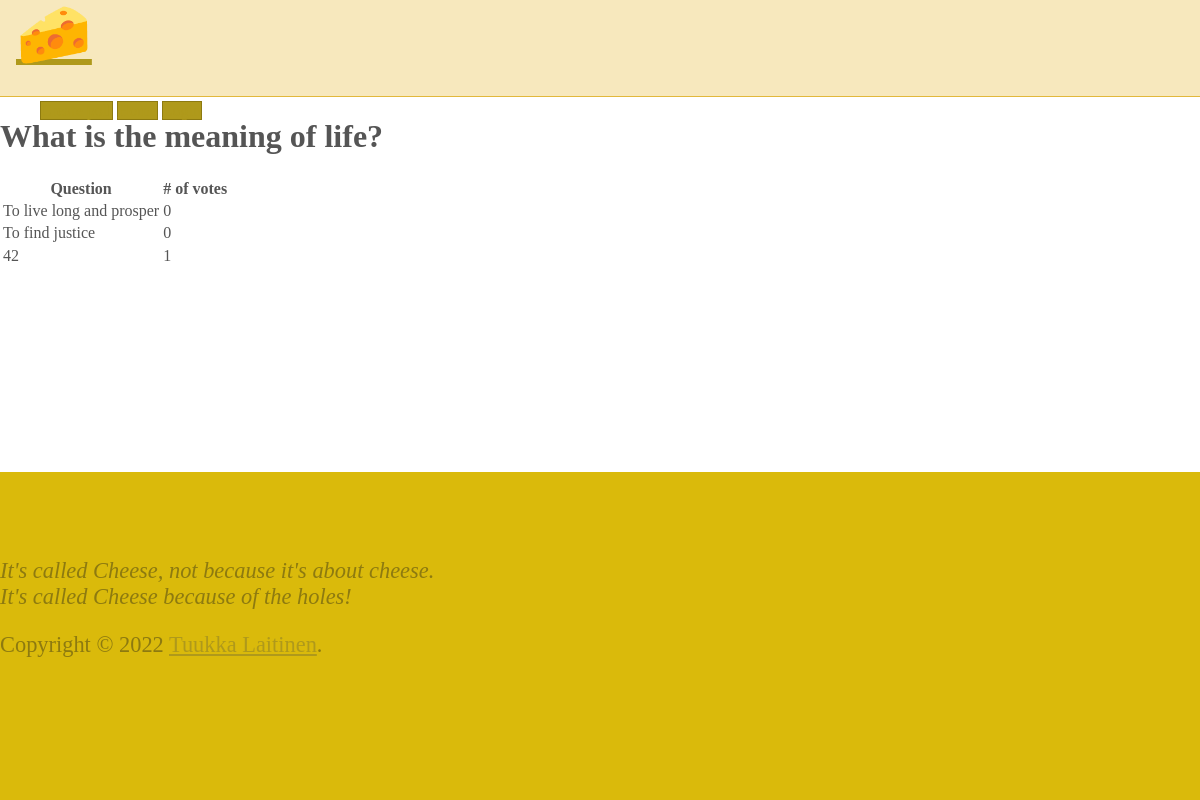
The app's page /2/results/, older data.
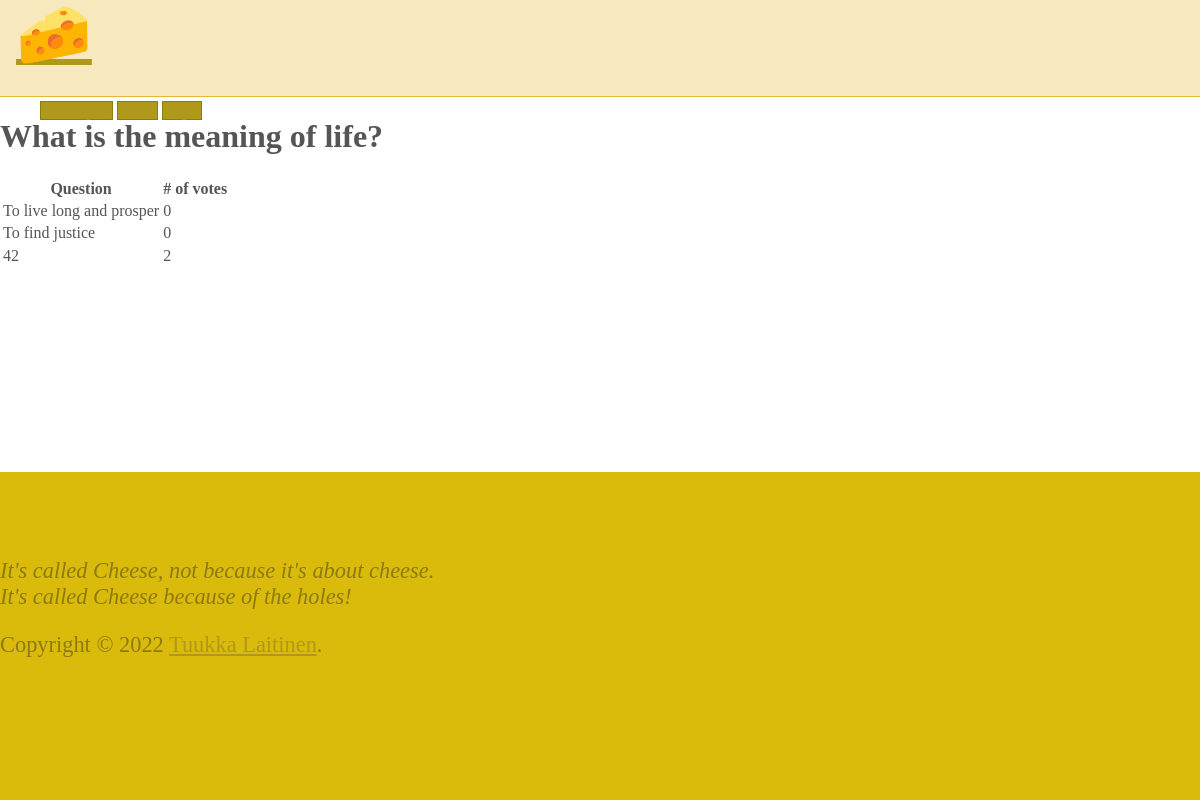
The same page, newer data.
### polls/models.py (models this page shows, shortened)
class Question(models.Model):
	question_text = models.CharField(max_length=200)
	pub_date = models.DateTimeField('date published')
	owner = models.ForeignKey(User, on_delete=models.CASCADE)

class Choice(models.Model):
	question = models.ForeignKey(Question, on_delete=models.CASCADE)
	choice_text = models.CharField(max_length=200)
	votes = models.IntegerField(default=0)

### polls/views.py (the view)
# urls.py: path('<int:question_id>/results/', views.results, name='results'),
def results(request, question_id):
	question = get_object_or_404(Question, pk=question_id)
	return render(request, 'polls/results.html', {'question': question})

### polls/templates/polls/results.html
{% extends 'base.html' %}
{% block content %}
<h1>{{ question.question_text }}</h1>
{% if question.choice_set.count > 0 %}
<table>
    <thead>
        <tr>
            <th>Question</th>
            <th># of votes</th>
        </tr>
    </thead>
    <tbody>
    {% for choice in question.choice_set.all %}
        <tr>
            <td>{{ choice.choice_text }}</td>
            <td>{{ choice.votes }}</td>
        </tr>
    {% endfor %}
    </tbody>
</table>
{% else %}
<p>No choices for this question</p>
{% endif %}
{% endblock %}

### polls/templates/base.html (shortened to what this page needs)
{% load static %}
<!DOCTYPE html>
<html lang="en">
<head>
    <link rel="stylesheet" href="https://cdnjs.cloudflare.com/ajax/libs/normalize/8.0.1/normalize.css" />
    <link rel="stylesheet" href="https://cdnjs.cloudflare.com/ajax/libs/milligram/1.4.1/milligram.css" />
    <link rel="stylesheet" type="text/css" href="{% static 'polls/style.css' %}" />
</head>
<body>
    <nav>
        <div class="container">
            <a class="logo" href="{% url 'polls:index' %}">🧀</a>
            <ul class="navigation-list float-right">
                <li><a class="button" href="{% url 'polls:create' %}">Create poll</a></li>
                <li><a class="button" href="{% url 'polls:index' %}">Home</a></li>
                {% if user.is_authenticated %}
                <li><a class="button" href="/logout">Logout</a></li>
                {% else %}
                <li><a class="button" href="/login">Login</a></li>
                {% endif %}
            </ul>
        </div>
    </nav>
    <div class="container">
        {% block content %}{% endblock %}
    </div>
    <footer class="footer">
        <div class="container">
                <p><em>It's called Cheese, not because it's about cheese.<br/>
                    It's called Cheese because of the holes!</em></p>
            <span>Copyright © 2022 <a class="Link" href="https://github.com/tuukkalai" rel="noopener" target="_blank">Tuukka Laitinen</a>.</span>
        </div>
    </footer>
</body>
</html>

### polls/static/polls/style.css (style rules this page uses)
body { color: #555; position: relative; min-height: 100vh; }
body::after { content: ''; display: block; height: 200px; }
a { color: #af991b; }
nav { background-color: #f7e8bd; border-bottom: .1rem solid #e2b83b; height: 6rem; margin-bottom: 1rem; }
nav .logo { font-size: 3.8rem; padding-left: 1rem; }
nav .navigation-list { list-style-type: none; padding-top: 1rem; }
nav .navigation-list > li { display: inline; margin-top: 10px; }
.button, button, input[type="button"], input[type="reset"], input[type="submit"] { background-color: #af991b; border: 0.1rem solid #8d7a10; }
.footer { position: absolute; bottom: 0; height: 200px; background: #daba0b; color: #8d7a10; display: block; font-size: 1.4rem; max-width: 100%; padding: 4rem 0; width: 100%; }

Row changes from the older to the newer data that the page shows:
changed Choice (number 3 of 3 on the later page): votes "1" → "2"
